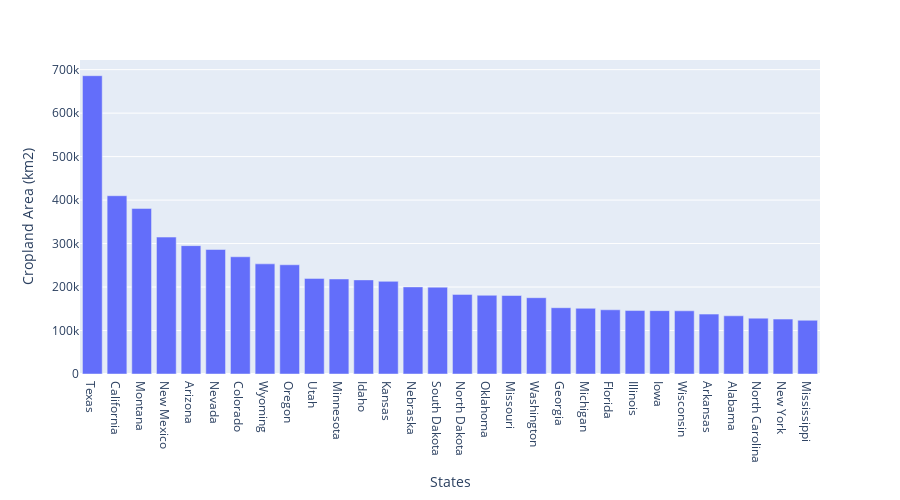

The notebook cell saved with this chart:
### Markdown cell above
###### Figure 2: A Bar Chart of States by Cropland Area

### Code cell
geemap.bar_chart('usdacrplnd.csv', x='NAME', y='Class_sum', max_rows=30, x_label='States', y_label='Cropland Area (km2)')

### Figure 1 — Plotly figure (JSON) as saved in the notebook; plotly's stock layout.template omitted (floating-point values rounded to 4 significant figures)
{"data": [{"alignmentgroup": "True", "hovertemplate": "States=%{x}<br>Cropland Area (km2)=%{y}<extra></extra>", "legendgroup": "", "marker": {"color": "#636efa", "pattern": {"shape": ""}}, "name": "", "offsetgroup": "", "orientation": "v", "showlegend": false, "textposition": "auto", "type": "bar", "x": ["Texas", "California", "Montana", "New Mexico", "Arizona", "Nevada", "Colorado", "Wyoming", "Oregon", "Utah", "Minnesota", "Idaho", "Kansas", "Nebraska", "South Dakota", "North Dakota", "Oklahoma", "Missouri", "Washington", "Georgia", "Michigan", "Florida", "Illinois", "Iowa", "Wisconsin", "Arkansas", "Alabama", "North Carolina", "New York", "Mississippi"], "xaxis": "x", "y": [686100.0, 410000.0, 380800.0, 314900.0, 295200.0, 286400.0, 269600.0, 253300.0, 251200.0, 219900.0, 218600.0, 216400.0, 213100.0, 200300.0, 199700.0, 183100.0, 181000.0, 180500.0, 175500.0, 152500.0, 151100.0, 147700.0, 145900.0, 145700.0, 145400.0, 137700.0, 133800.0, 128400.0, 126300.0, 123600.0], "yaxis": "y"}], "layout": {"barmode": "group", "height": 500, "legend": {"tracegroupgap": 0}, "margin": {"t": 60}, "xaxis": {"anchor": "y", "domain": [0, 1], "title": {"text": "States"}}, "yaxis": {"anchor": "x", "domain": [0, 1], "title": {"text": "Cropland Area (km2)"}}}}
